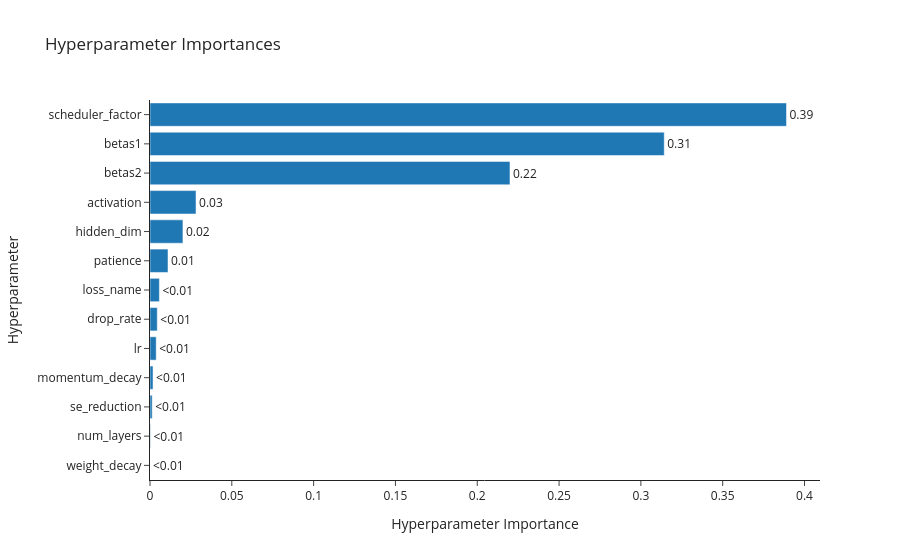

Write notebook code for a chart like this one.
### Code cell
plotly.io.templates.default = 'simple_white'
study = optuna.load_study(study_name=study_name, storage=storage_name)
fig = vis.plot_param_importances(study)
fig.show()
fig.write_image("hparamimportances.png")

### Figure 1 — Plotly figure (JSON) as saved in the notebook; plotly's stock layout.template omitted (floating-point values rounded to 4 significant figures)
{"data": [{"cliponaxis": false, "hovertemplate": ["weight_decay (FloatDistribution): 1.3468943762118465e-08<extra></extra>", "num_layers (IntDistribution): 0.0003063960648925613<extra></extra>", "se_reduction (CategoricalDistribution): 0.0013382860855406364<extra></extra>", "momentum_decay (FloatDistribution): 0.001856662285103442<extra></extra>", "lr (FloatDistribution): 0.0037929356999157667<extra></extra>", "drop_rate (FloatDistribution): 0.004438279254265601<extra></extra>", "loss_name (CategoricalDistribution): 0.005738922792500071<extra></extra>", "patience (IntDistribution): 0.011009049899904762<extra></extra>", "hidden_dim (CategoricalDistribution): 0.02012942555446787<extra></extra>", "activation (CategoricalDistribution): 0.02813076356653123<extra></extra>", "betas2 (FloatDistribution): 0.21999103045905982<extra></extra>", "betas1 (FloatDistribution): 0.31427935192019985<extra></extra>", "scheduler_factor (FloatDistribution): 0.3889888829486745<extra></extra>"], "name": "Objective Value", "orientation": "h", "text": ["<0.01", "<0.01", "<0.01", "<0.01", "<0.01", "<0.01", "<0.01", "0.01", "0.02", "0.03", "0.22", "0.31", "0.39"], "textposition": "outside", "x": [1.347e-08, 0.0003064, 0.001338, 0.001857, 0.003793, 0.004438, 0.005739, 0.01101, 0.02013, 0.02813, 0.22, 0.3143, 0.389], "y": ["weight_decay", "num_layers", "se_reduction", "momentum_decay", "lr", "drop_rate", "loss_name", "patience", "hidden_dim", "activation", "betas2", "betas1", "scheduler_factor"], "type": "bar"}], "layout": {"title": {"text": "Hyperparameter Importances"}, "xaxis": {"title": {"text": "Hyperparameter Importance"}}, "yaxis": {"title": {"text": "Hyperparameter"}}}}
